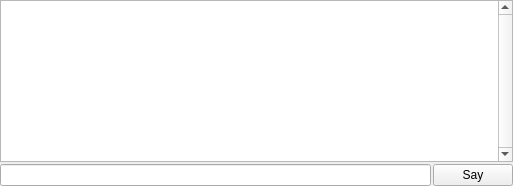
<ui version="4.0" >
 <class>ChatBox</class>
 <widget class="QWidget" name="ChatBox" >
  <property name="geometry" >
   <rect>
    <x>0</x>
    <y>0</y>
    <width>513</width>
    <height>186</height>
   </rect>
  </property>
  <property name="windowTitle" >
   <string>Chat</string>
  </property>
  <layout class="QVBoxLayout" >
   <property name="margin" >
    <number>0</number>
   </property>
   <property name="spacing" >
    <number>2</number>
   </property>
   <item>
    <widget class="QTextEdit" name="chatbox" >
     <property name="verticalScrollBarPolicy" >
      <enum>Qt::ScrollBarAlwaysOn</enum>
     </property>
     <property name="readOnly" >
      <bool>true</bool>
     </property>
    </widget>
   </item>
   <item>
    <layout class="QHBoxLayout" >
     <property name="margin" >
      <number>0</number>
     </property>
     <property name="spacing" >
      <number>2</number>
     </property>
     <item>
      <widget class="QLineEdit" name="chatline" />
     </item>
     <item>
      <widget class="QPushButton" name="sendbutton" >
       <property name="text" >
        <string>Say</string>
       </property>
      </widget>
     </item>
    </layout>
   </item>
  </layout>
 </widget>
 <resources/>
 <connections>
  <connection>
   <sender>chatline</sender>
   <signal>editingFinished()</signal>
   <receiver>sendbutton</receiver>
   <slot>click()</slot>
   <hints>
    <hint type="sourcelabel" >
     <x>398</x>
     <y>165</y>
    </hint>
    <hint type="destinationlabel" >
     <x>454</x>
     <y>155</y>
    </hint>
   </hints>
  </connection>
 </connections>
</ui>
